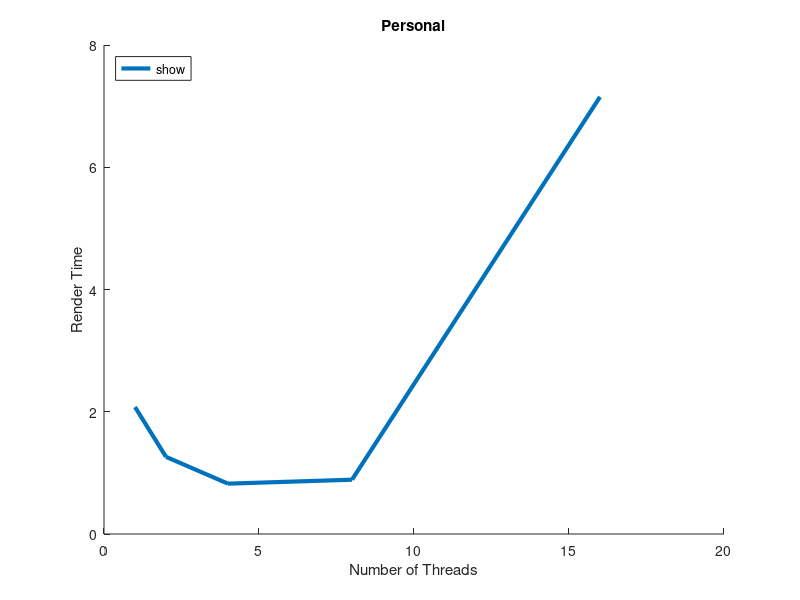

This figure's MATLAB source:
function static
clear all;
close all;
hold on;

x = [1 2 4 8 16];

t0 = [ 2.077153 1.262176 0.823633 0.888333 7.151487 ];
plot(x, t0, 'LineWidth', 3, 'DisplayName', 'models/ironman.obj 3840x2160');

title('Personal');
xlabel('Number of Threads');
ylabel('Render Time');
legend('show', 'Location', 'NorthWest');

